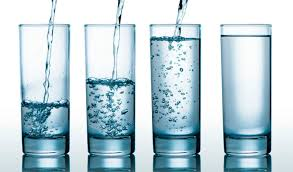
#> input picture Image/glass_of_water.jpg, 293 x 172 px, found by its file name
$ jupyter execute '05. 대칭.ipynb'
#> lines starting #> are read from the running program, lines starting #| are printed output that depends on the picture
# 대칭(Flip, symmetry)

영상이나 이미지를 __대칭__시켜 띄울수 있습니다. __상하__ 또는 __좌우__방향으로 대칭할 수 있습니다.

# Main Code

[cell 1]
import cv2
src = cv2.imread("Image\glass_of_water.jpg", cv2.IMREAD_COLOR)
#> src is the input picture: shape (172, 293, 3); mean B, G, R 216.7, 209.3, 189.4
dst = cv2.flip(src, 0)
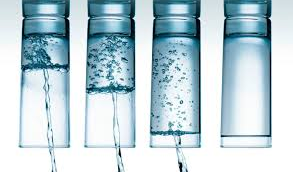
#> dst: shape (172, 293, 3); mean B, G, R 216.7, 209.3, 189.4

cv2.imshow("src",src)
cv2.imshow("dst",dst)
cv2.waitKey(0)
cv2.destroyAllWindows()
